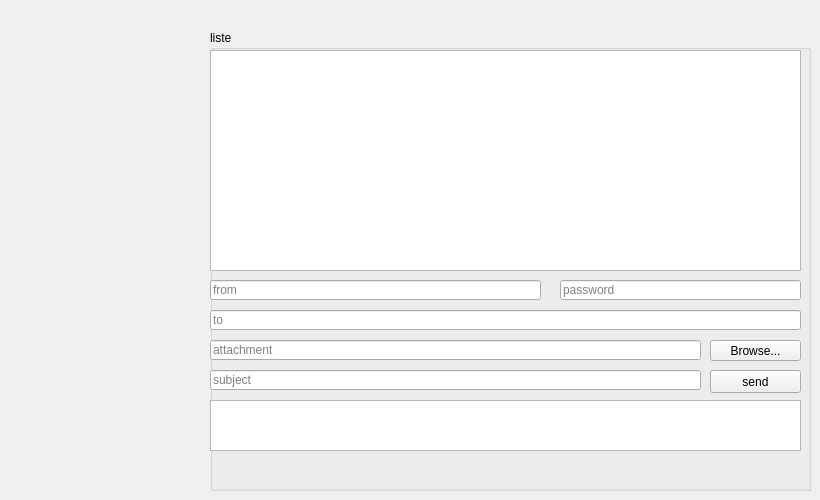
                <widget class="QWidget" name="mailing">
                 <attribute name="title">
                  <string>mailing</string>
                 </attribute>
                 <widget class="QGroupBox" name="groupBox_10">
                  <property name="geometry">
                   <rect>
                    <x>210</x>
                    <y>30</y>
                    <width>601</width>
                    <height>461</height>
                   </rect>
                  </property>
                  <property name="title">
                   <string>liste</string>
                  </property>
                  <widget class="QLineEdit" name="lineEdit_psswrd_email">
                   <property name="geometry">
                    <rect>
                     <x>350</x>
                     <y>250</y>
                     <width>241</width>
                     <height>20</height>
                    </rect>
                   </property>
                   <property name="placeholderText">
                    <string>password</string>
                   </property>
                  </widget>
                  <widget class="QLineEdit" name="lineEdit_from_email">
                   <property name="geometry">
                    <rect>
                     <x>0</x>
                     <y>250</y>
                     <width>331</width>
                     <height>20</height>
                    </rect>
                   </property>
                   <property name="placeholderText">
                    <string>from</string>
                   </property>
                  </widget>
                  <widget class="QLineEdit" name="lineEdit_to_email">
                   <property name="geometry">
                    <rect>
                     <x>0</x>
                     <y>280</y>
                     <width>591</width>
                     <height>20</height>
                    </rect>
                   </property>
                   <property name="placeholderText">
                    <string>to</string>
                   </property>
                  </widget>
                  <widget class="QLineEdit" name="lineEdit_atchmnt_email">
                   <property name="geometry">
                    <rect>
                     <x>0</x>
                     <y>310</y>
                     <width>491</width>
                     <height>20</height>
                    </rect>
                   </property>
                   <property name="placeholderText">
                    <string>attachment</string>
                   </property>
                  </widget>
                  <widget class="QPushButton" name="pushButton_browse_email">
                   <property name="geometry">
                    <rect>
                     <x>500</x>
                     <y>310</y>
                     <width>91</width>
                     <height>21</height>
                    </rect>
                   </property>
                   <property name="text">
                    <string>Browse...</string>
                   </property>
                  </widget>
                  <widget class="QTextEdit" name="textEdit_email">
                   <property name="geometry">
                    <rect>
                     <x>0</x>
                     <y>370</y>
                     <width>591</width>
                     <height>51</height>
                    </rect>
                   </property>
                   <property name="placeholderText">
                    <string/>
                   </property>
                  </widget>
                  <widget class="QLineEdit" name="lineEdit_subject_email">
                   <property name="geometry">
                    <rect>
                     <x>0</x>
                     <y>340</y>
                     <width>491</width>
                     <height>20</height>
                    </rect>
                   </property>
                   <property name="placeholderText">
                    <string>subject</string>
                   </property>
                  </widget>
                  <widget class="QTableView" name="tableView_email">
                   <property name="geometry">
                    <rect>
                     <x>0</x>
                     <y>20</y>
                     <width>591</width>
                     <height>221</height>
                    </rect>
                   </property>
                  </widget>
                  <widget class="QPushButton" name="pushButton_send_email">
                   <property name="geometry">
                    <rect>
                     <x>500</x>
                     <y>340</y>
                     <width>91</width>
                     <height>23</height>
                    </rect>
                   </property>
                   <property name="text">
                    <string>send</string>
                   </property>
                  </widget>
                 </widget>
                </widget>
